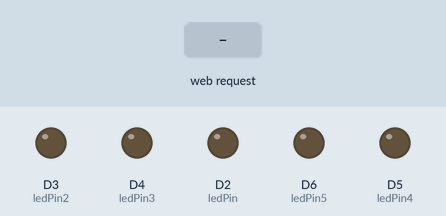
The sketch below on a simulated ESP8266 (NodeMCU). On the bench: output pins drawn as LEDs (lit = HIGH). Inputs (shaded band) come from the test bench. WiFi joins after 1.5 s; servers stay silent unless stated; what the sketch prints to the serial monitor is not drawn.

Above: at 2.7 s.
2.8 s: HTTP request GET /LED=OFF received
At 4.0 s:
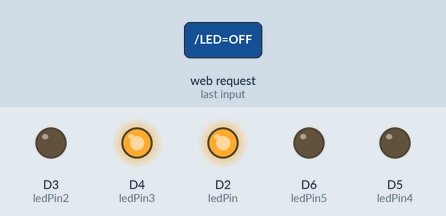
4.3 s: HTTP request GET /LED3=ON received
At 5.3 s:
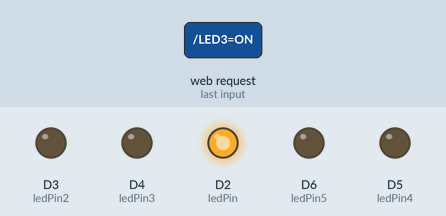
5.8 s: HTTP request GET /LED2=OFF received
At 6.4 s:
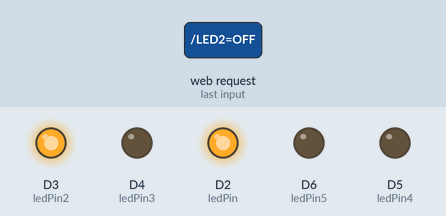
7.3 s: HTTP request GET /LED=ON received
At 7.6 s:
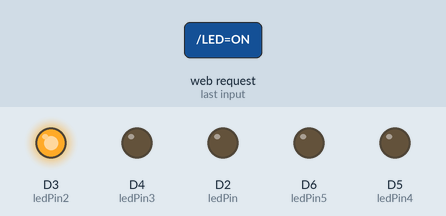
8.8 s: HTTP request GET /LED3=OFF received
At 9.9 s:
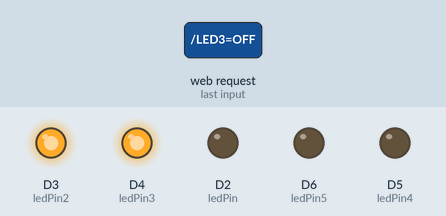
10.3 s: HTTP request GET /LED2=ON received
At 11.0 s:
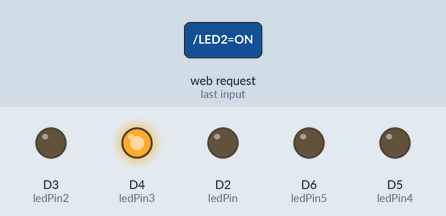
Timing chart, 0 to 12.8 s (numbered marks = the images above; inputs shaded):
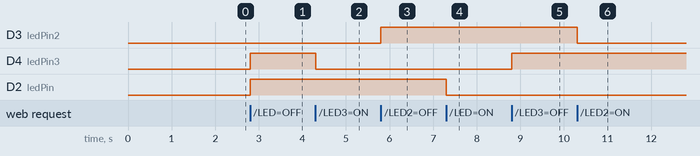

The sketch:

tcc_allison_bruno.ino
```cpp
 #include <ESP8266WiFi.h>

const char* ssid = "ELETRICA";
const char* password = "123456789";

int ledPin = D2; // GPIO2
int ledPin2 = D3; // GPIO2
int ledPin3 = D4;
int ledPin4 = D5;
int ledPin5 = D6;


WiFiServer server(80);

void setup() {
pinMode(LED_BUILTIN, OUTPUT); // BLINK LED
Serial.begin(115200);
delay(10);

pinMode(ledPin, OUTPUT);
digitalWrite(ledPin, LOW);

pinMode(ledPin2, OUTPUT);
digitalWrite(ledPin2, LOW);

pinMode(ledPin3, OUTPUT);
digitalWrite(ledPin3, LOW);

pinMode(ledPin4, OUTPUT);
digitalWrite(ledPin4, LOW);

pinMode(ledPin5, OUTPUT);
digitalWrite(ledPin5, LOW);


// Connect to WiFi network
Serial.println();
Serial.println();
Serial.print("Connecting to ");
Serial.println(ssid);

WiFi.begin(ssid, password);

while (WiFi.status() != WL_CONNECTED) {
delay(500);
Serial.print(".");
}
Serial.println("");
Serial.println("WiFi connected");

// Start the server
server.begin();
Serial.println("Server started");

// Print the IP address
Serial.print("Use this URL to connect: ");
Serial.print("http://");
Serial.print(WiFi.localIP());
Serial.println("/");

}

void loop() {
// Check if a client has connected
WiFiClient client = server.available();
if (!client) {
return;
}

// Wait until the client sends some data
Serial.println("new client");
while (!client.available()) {
delay(1);
}

// Read the first line of the request
String request = client.readStringUntil('\r');
Serial.println(request);
client.flush();

// Match the request

int value = LOW;
int value2 = LOW;
int value3 = LOW;
int value4 = LOW;
int value5 = LOW;


bool logged = false;

if (request.indexOf("/LED=ON") != -1) {
digitalWrite(ledPin, LOW);
digitalWrite(LED_BUILTIN, LOW);
value = HIGH;
logged = true;
}
if (request.indexOf("/LED=OFF") != -1) {
digitalWrite(LED_BUILTIN, HIGH); //EXAMPLE LED
digitalWrite(ledPin, HIGH);
value = LOW;
logged = true;
}

if (request.indexOf("/LED2=ON") != -1) {
digitalWrite(ledPin2, LOW);
value2 = LOW;
logged = true;
}
if (request.indexOf("/LED2=OFF") != -1) {
digitalWrite(ledPin2, HIGH);
value2 = HIGH;
logged = true;
}

if (request.indexOf("/LED3=ON") != -1) {
digitalWrite(ledPin3, LOW);
value3 = LOW;
logged = true;
}
if (request.indexOf("/LED3=OFF") != -1) {
digitalWrite(ledPin3, HIGH);
value3 = HIGH;
logged = true;
}

if (request.indexOf("/LED4=ON") != -1) {
digitalWrite(ledPin4, LOW);
value4 = LOW;
logged = true;
}
if (request.indexOf("/LED4=OFF") != -1) {
digitalWrite(ledPin4, HIGH);
value4 = HIGH;
logged = true;
}
if (request.indexOf("/LED5=ON") != -1) {
digitalWrite(ledPin5, HIGH);
value5 = HIGH;
logged = true;
delay(200);
digitalWrite(ledPin5, LOW);
value5 = LOW;
}


// Set ledPin according to the request
//digitalWrite(ledPin, value);

// Return the response
client.println("HTTP/1.1 200 OK");
client.println("Content-Type: text/html");
client.println(""); // do not forget this one
client.println("<!DOCTYPE HTML>");

client.println("<!DOCTYPE html>");
client.println("<html lang=\"pt-br\">");

client.println("<head>");
  client.println("<meta charset=\"utf-8\">");
  client.println("<title>Automated Ruler</title>");
  client.println("<link rel=\"stylesheet\" type=\"text/css\" href=\"_css/\"/>");
  client.println("<link rel=\"stylesheet\" type=\"text/css\" href=\"_css/\"/>");
client.println("</head>");
client.println("<script language=\"javascript\" src=\"_javascript/funcoes.js\"></script>");

client.println("<style type=\"text/css\" media=\"screen\">");
client.println("body {");
  client.println("background-color: #dddddd;");   //*pode ser usado em hexadecimal> background-color: #a1d3ef */
  client.println("color :rgba(0,0,0,1);"); //*o ultimo é a transparencia desejada de 0.0 a 1.0*/
  client.println("font-family: Arial, sans-serif;");
client.println("}");
client.println("header#cabecalho{");
  client.println("border-bottom: 2px #606060 solid;");
  client.println("height: 80px;");
client.println("}");
client.println("header#cabecalho h1{");
  client.println("font-family: Arial, sans-serif;");
  client.println("font-size: 40pt;");
  client.println("color: #606060;");
  client.println("text-shadow: 1px 1px 1px rgba(0,0,0,.6);");
  client.println("padding: 0px;");
  client.println("margin-bottom: 0px;");
client.println("}");
client.println("header#cabecalho h2{");
  client.println("font-family: Arial, sans-serif;");
  client.println("color: #888888;");
  client.println("font-size: 20pt;");
  client.println("padding: 0px;");
  client.println("margin-top: 0px;");
client.println("}");
client.println("div#interface {");
  client.println("background-color: #ffffff;");
  client.println("margin-top: -25px;");
  client.println("margin-right: auto;");
  client.println("margin-left: auto;");
  client.println("margin-bottom: 0px;");
  client.println("box-shadow: 0px 0px 10px rgba(0,0,0,.5);");
  client.println("padding: 10px 10px 10px 10px;");
  client.println("width: 900px;");
  //* o menu esta em posição absoluta entao ele fica fora dessa div */
client.println("}");
client.println("div.col-md-6 a.btn-on{");
  client.println("background-color: rgb(147,219,112);");
  client.println("font-size: 56px;");
  client.println("color: white;");
  client.println("box-shadow: 0px 0px 10px rgba(0,0,0,.5);");
  client.println("padding-top: 15px;");
  client.println("padding-bottom: 15px;");
  client.println("text-decoration: none;");
client.println("}");

client.println("div.col-md-6 a.btn-off{");
  client.println("background-color: rgb(200,0,90);");
  client.println("font-size: 56px;");
  client.println("color: white;");
  client.println("box-shadow: 0px 0px 10px rgba(0,0,0,.5);");
  client.println("margin-left: 5px;");
  client.println("padding-top: 15px;");
  client.println("padding-bottom: 15px;");
  client.println("text-decoration: none;");
client.println("}");
client.println("div.col-md-6 a:hover{");
  client.println("text-decoration: underline;");
client.println("}");
client.println("section#corpo{");
  client.println("display: block;"); //* divide em blocos o site e Float indica o lado que vai ser dividido*/
  client.println("width: 578px;");
  client.println("float: left;");
  client.println("border-right: 2px solid #606060;");
  client.println("padding-right: 15px;");
client.println("}");
client.println("article#noticia-principal h2{");
  client.println("font-size: 14pt;");
  client.println("color: #606060;");
  client.println("background-color: #dddddd;");
  client.println("padding: 5px 0px 5px 10px;");
  client.println("margin: 10px 0px 10px 0px;");
client.println("}");
client.println("header#cabecalho-artigo h1{");
  client.println("font-family: Arial, sans-serif;");
  client.println("font-size: 28pt;");
  client.println("color: #606060;");
  client.println("margin: 0px;");
client.println("}");
client.println("header#cabecalho-artigo h2{");
  client.println("font-size: 17pt;");
  client.println("color: #cecece;");
  client.println("background-color: #ffffff;");
  client.println("margin: 0px;");
client.println("}");
client.println("header#cabecalho-artigo h3{");
  client.println("font-size: 14px;");
  client.println("color: #606060;");
client.println("}");
client.println("header#cabecalho-artigo h3.direita{");
  client.println("text-align: right;");
client.println("}");
client.println("aside#lateral{");
  client.println("display: block;");
  client.println("width: 280px;");
  client.println("float: right;");
  client.println("background-color: #dddddd;");
  client.println("padding: 10px;");
  client.println("margin-top: 10px;");
  client.println("box-shadow: 2px 2px 2px rgba(0,0,0,.5);");
client.println("}");
client.println("aside#lateral h1{");
  client.println("font-family: Arial, sans-serif;");
  client.println("font-size: 27pt;");
  client.println("color: #606060;");
  client.println("margin-top: 0px;");
  client.println("margin-bottom: -5px;");

client.println("}");
client.println("aside#lateral h2{");
  client.println("font-size: 16pt;");
  client.println("background-color: #606060;");
  client.println("color: #ffffff;");
  client.println("padding: 5px;");
client.println("}");
client.println("aside#lateral h3{");
  client.println("font-family: Arial, sans-serif;");
  client.println("font-size: 15pt;");
  client.println("color: #606060;");
  client.println("margin-top: 0px;");
client.println("}");
client.println("footer#rodape{");
  client.println("clear: both;"); //* quebra a divisão acima de SECTION E ASIDE*/
  client.println("text-align: center;");
  client.println("text-decoration: none;");
  client.println("border-top: 2px #606060 solid;");
  client.println("padding: 10px;");
client.println("}");
client.println(".btn-enter{");
client.println("font-size: 20pt;");
client.println("color: #ffffff;");
client.println("height: 40px;");
client.println("width: 140pt;");
client.println("background-color: rgb(0,150,230);");
client.println("box-shadow: 0px 0px 10px rgba(0,0,0,.5);");
client.println("margin-left: 10pt;");
client.println("}");
client.println("</style>");

client.println("<script type=\"text/javascript\">");
client.println("function Login() {");
client.println("var done=0;");
client.println("var usuario = document.getElementById('USERNAME').value;");
client.println("var senha= document.getElementById('PASSWORD').value;");
client.println("console.log(usuario);");
client.println(" console.log(senha);");
client.println(" if (usuario==\"admin\" && senha==\"eletrica\") {");
client.println("done=1;");
client.println("document.getElementById( 'login' ).style.display = 'none';");
client.println("document.getElementById( 'corpo' ).style.display = '';");
client.println("document.getElementById( 'lateral' ).style.display = '';");
client.println("}");
  client.println("if (done==0) { alert(\"Dados incorretos, tente novamente\"); }");
client.println("}");
client.println("</script>");

client.println("<body>");
client.println("<div id=\"interface\">");

  client.println("<header id=\"cabecalho\">");
    client.println("<hgroup>");

    client.println("<h1>Automated Ruler Control</h1>");
    client.println("</hgroup>");
  client.println("</header>");

if (logged == false){
client.println("<section id=\"login\">");
client.println("<br>");
  client.println("<H1>USERNAME: <input type=\"text\" id=\"USERNAME\" style=\"font-size: 20pt; height: 40px; width: 200pt;\"></H1>");
  client.println("<br>");
  client.println("<H1>PASSWORD: <input type=\"password\" id=\"PASSWORD\" style=\"font-size: 20pt; height: 40px; width: 200pt;\"></H1>");
  client.println("<br>");
  client.println("<button onclick=\"Login()\" class=\"btn-enter\">ENTER</button></section>");
  client.println("<br>");
client.println("</section>");
client.println("<section id=\"corpo\" style=\"display: none;\">"); //<!--dividir em sessao, pode usar SECTION, ASSIDE E FOOTER, para dividir o site-->
}
else
{
client.println("<section id=\"corpo\">"); //<!--dividir em sessao, pode usar SECTION, ASSIDE E FOOTER, para dividir o site-->
}
client.println("<article id=\"noticia-principal\">");
client.println("<header id=\"cabecalho-artigo\">");
client.println("<hgroup>  <!--agrupa-->");
client.println("<h3>Tecnologia > Automação Domótica</h3>");
client.println("<h1>Controle Residencial AB.Software</h1>");
//client.println("<h2>por AB.SOFTWARES</h2>");
//client.println("<h3 class=\"direita\">Atualizado em 2018</h3>");
client.println("</hgroup>");
client.println("</header>");
client.println("<h2>Selecione Ligar ou Desligar para a tomada desejada.</h2>");

client.println("<h1>");
client.println("<div class='col-md-6'>");
client.println("<div class='alert alert-info text-center' role='alert'>TOMADA 1</div>");
client.println("<br>");
//client.println("<br>");
client.println("<a class='btn-on' href=\"/LED=ON\"> &nbsp;&nbsp;&nbsp;Ligar&nbsp;&nbsp;&nbsp; </a>");
client.println("<a class='btn-off' href=\"/LED=OFF\"> &nbsp;&nbsp;&nbsp;Desligar&nbsp;&nbsp;&nbsp; </a>");
client.println("</div>");
client.println("<br>");
client.println("<br>");
client.println("<br>");

client.println("<div class='col-md-6'>");
client.println("<div class='alert alert-info text-center' role='alert'>TOMADA 2</div>");
client.println("<br>");
//client.println("<br>");
client.println("<a class='btn-on' href=\"/LED2=ON\"> &nbsp;&nbsp;&nbsp;Ligar&nbsp;&nbsp;&nbsp; </a>");
client.println("<a class='btn-off' href=\"/LED2=OFF\"> &nbsp;&nbsp;&nbsp;Desligar&nbsp;&nbsp;&nbsp; </a>");
client.println("</div>");
client.println("<br>");
client.println("<br>");
client.println("<br>");

client.println("<div class='col-md-6'>");
client.println("<div class='alert alert-info text-center' role='alert'>TOMADA 3</div>");
client.println("<br>");
//client.println("<br>");
client.println("<a class='btn-on' href=\"/LED3=ON\"> &nbsp;&nbsp;&nbsp;Ligar&nbsp;&nbsp;&nbsp; </a>");
client.println("<a class='btn-off' href=\"/LED3=OFF\"> &nbsp;&nbsp;&nbsp;Desligar&nbsp;&nbsp;&nbsp; </a>");
client.println("</div>");
client.println("<br>");
client.println("<br>");
client.println("<br>");

client.println("<div class='col-md-6'>");
client.println("<div class='alert alert-info text-center' role='alert'>TOMADA 4</div>");
client.println("<br>");
//client.println("<br>");
client.println("<a class='btn-on' href=\"/LED4=ON\"> &nbsp;&nbsp;&nbsp;Ligar&nbsp;&nbsp;&nbsp; </a>");
client.println("<a class='btn-off' href=\"/LED4=OFF\"> &nbsp;&nbsp;&nbsp;Desligar&nbsp;&nbsp;&nbsp; </a>");
client.println("</div>");
client.println("<br>");
client.println("<br>");
client.println("</h1>");

client.println("</article>");
client.println("</section>");
if (logged == false){
client.println("<aside id=\"lateral\" style=\"display: none;\">");
}
else
{
client.println("<aside id=\"lateral\">");
}

client.println("<h1>Instruções</h1>");
client.println("<h2>1 - Tomadas</h2>");
client.println("<h3><p>As tomadas estão identificadas aos seus respectivos números no protótipo.<br>");


client.println("<br>O botão abaixo realiza a abertura e fechamento do portão.</p></h3>");

client.println("<br>");
client.println("<br>");

client.println("<div class='col-md-6'>");
client.println("<div class='alert alert-info text-center' role='alert'><strong>ABRIR/FECHAR PORTAO</strong></div>");
client.println("<br>");
client.println("<br>");

client.println("&nbsp;&nbsp;&nbsp;&nbsp;<a class='btn-on' href=\"/LED5=ON\"> &nbsp;&nbsp;&nbsp;Pulso&nbsp;&nbsp;&nbsp; </a>");
client.println("</div>");
client.println("<br>");
client.println("<br>");


client.println("</aside>");
client.println("<footer id=\"rodape\">");
client.println("<h4>Copyright &copy; 2018 - by AB.Software");
client.println("<br>");
client.println("<a href=\"http://www.Facebook.com\" target=\"_blank\">Facebook</a> |&nbsp;<a href=\"http://www.twitter.com\" target=\"_blank\">Twitter</a></h4>");
client.println("</footer>");
client.println("</div>");
client.println("</body>");
client.println("</html>");


delay(1);
Serial.println("Client disonnected");
Serial.println("");

}
```

Measured:
- after the input at 2.8 s, D4 (ledPin3), D2 (ledPin): LOW → HIGH at once
- after the input at 4.3 s, D4 (ledPin3): HIGH → LOW at once
- after the input at 5.8 s, D3 (ledPin2): LOW → HIGH at once
- after the input at 7.3 s, D2 (ledPin): HIGH → LOW at once
- after the input at 8.8 s, D4 (ledPin3): LOW → HIGH at once
- after the input at 10.3 s, D3 (ledPin2): HIGH → LOW at once
